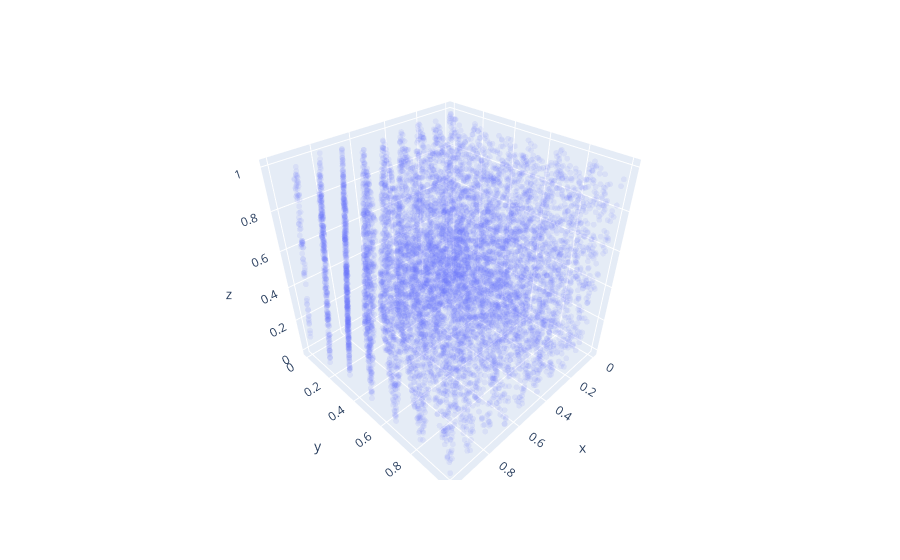

The code cell stored with this chart in its notebook:
### Code cell
import plotly.express as px
random = [rng_bad() for _ in range(30000)]
fig = px.scatter_3d(x=random[::3], y=random[1::3], z=random[2::3], opacity=0.1)
fig.update_traces(marker_size = 2)
fig.show()

### Figure 1 — Plotly figure (JSON) as saved in the notebook; plotly's stock layout.template omitted (floating-point values rounded to 4 significant figures; data arrays with more than 128 entries replaced by an {"elided": "..."} marker saying what was removed)
{"data": [{"hovertemplate": "x=%{x}<br>y=%{y}<br>z=%{z}<extra></extra>", "legendgroup": "", "marker": {"color": "#636efa", "opacity": 0.1, "size": 2, "symbol": "circle"}, "mode": "markers", "name": "", "scene": "scene", "showlegend": false, "type": "scatter3d", "x": {"elided": "10000 float values"}, "y": {"elided": "10000 float values"}, "z": {"elided": "10000 float values"}}], "layout": {"legend": {"tracegroupgap": 0}, "margin": {"t": 60}, "scene": {"domain": {"x": [0, 1], "y": [0, 1]}, "xaxis": {"title": {"text": "x"}}, "yaxis": {"title": {"text": "y"}}, "zaxis": {"title": {"text": "z"}}}}}
